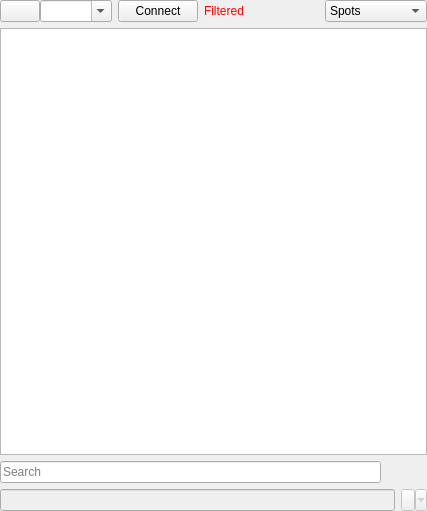
<?xml version="1.0" encoding="UTF-8"?>
<ui version="4.0">
 <class>DxWidget</class>
 <widget class="QWidget" name="DxWidget">
  <property name="geometry">
   <rect>
    <x>0</x>
    <y>0</y>
    <width>427</width>
    <height>511</height>
   </rect>
  </property>
  <property name="focusPolicy">
   <enum>Qt::NoFocus</enum>
  </property>
  <property name="windowTitle">
   <string notr="true">Form</string>
  </property>
  <layout class="QVBoxLayout" name="verticalLayout">
   <property name="leftMargin">
    <number>0</number>
   </property>
   <property name="topMargin">
    <number>0</number>
   </property>
   <property name="rightMargin">
    <number>0</number>
   </property>
   <property name="bottomMargin">
    <number>0</number>
   </property>
   <item>
    <layout class="QHBoxLayout" name="horizontalLayout">
     <item>
      <layout class="QHBoxLayout" name="horizontalLayout_2">
       <property name="spacing">
        <number>0</number>
       </property>
       <property name="rightMargin">
        <number>0</number>
       </property>
       <item>
        <widget class="QPushButton" name="menuButton">
         <property name="sizePolicy">
          <sizepolicy hsizetype="Minimum" vsizetype="Preferred">
           <horstretch>0</horstretch>
           <verstretch>0</verstretch>
          </sizepolicy>
         </property>
         <property name="focusPolicy">
          <enum>Qt::ClickFocus</enum>
         </property>
         <property name="contextMenuPolicy">
          <enum>Qt::ActionsContextMenu</enum>
         </property>
         <property name="styleSheet">
          <string notr="true">::menu-indicator{ image: none; }</string>
         </property>
         <property name="text">
          <string/>
         </property>
         <property name="icon">
          <iconset resource="../res/icons/icons.qrc">
           <normaloff>:/icons/menu.svg</normaloff>:/icons/menu.svg</iconset>
         </property>
        </widget>
       </item>
       <item>
        <widget class="QComboBox" name="serverSelect">
         <property name="focusPolicy">
          <enum>Qt::ClickFocus</enum>
         </property>
         <property name="contextMenuPolicy">
          <enum>Qt::DefaultContextMenu</enum>
         </property>
         <property name="toolTip">
          <string>Insert a &lt;b&gt;hostname:port&lt;/b&gt; of DXC Server.</string>
         </property>
         <property name="inputMethodHints">
          <set>Qt::ImhNone</set>
         </property>
         <property name="editable">
          <bool>true</bool>
         </property>
         <property name="currentText">
          <string notr="true"/>
         </property>
         <property name="insertPolicy">
          <enum>QComboBox::InsertAtTop</enum>
         </property>
         <property name="sizeAdjustPolicy">
          <enum>QComboBox::AdjustToContents</enum>
         </property>
        </widget>
       </item>
      </layout>
     </item>
     <item>
      <widget class="QPushButton" name="connectButton">
       <property name="sizePolicy">
        <sizepolicy hsizetype="Maximum" vsizetype="Preferred">
         <horstretch>0</horstretch>
         <verstretch>0</verstretch>
        </sizepolicy>
       </property>
       <property name="focusPolicy">
        <enum>Qt::ClickFocus</enum>
       </property>
       <property name="text">
        <string>Connect</string>
       </property>
      </widget>
     </item>
     <item>
      <widget class="QLabel" name="filteredLabel">
       <property name="sizePolicy">
        <sizepolicy hsizetype="Minimum" vsizetype="Preferred">
         <horstretch>0</horstretch>
         <verstretch>0</verstretch>
        </sizepolicy>
       </property>
       <property name="styleSheet">
        <string notr="true">color:red</string>
       </property>
       <property name="text">
        <string>Filtered</string>
       </property>
      </widget>
     </item>
     <item>
      <spacer name="horizontalSpacer">
       <property name="orientation">
        <enum>Qt::Horizontal</enum>
       </property>
       <property name="sizeHint" stdset="0">
        <size>
         <width>40</width>
         <height>20</height>
        </size>
       </property>
      </spacer>
     </item>
     <item>
      <widget class="QComboBox" name="viewModeCombo">
       <property name="sizePolicy">
        <sizepolicy hsizetype="Preferred" vsizetype="Preferred">
         <horstretch>0</horstretch>
         <verstretch>0</verstretch>
        </sizepolicy>
       </property>
       <property name="focusPolicy">
        <enum>Qt::ClickFocus</enum>
       </property>
       <item>
        <property name="text">
         <string>Spots</string>
        </property>
       </item>
       <item>
        <property name="text">
         <string>WCY</string>
        </property>
       </item>
       <item>
        <property name="text">
         <string>WWV</string>
        </property>
       </item>
       <item>
        <property name="text">
         <string>To All</string>
        </property>
       </item>
       <item>
        <property name="text">
         <string>Console</string>
        </property>
       </item>
       <item>
        <property name="text">
         <string>15-min Trend</string>
        </property>
       </item>
      </widget>
     </item>
    </layout>
   </item>
   <item>
    <widget class="QStackedWidget" name="stack">
     <property name="currentIndex">
      <number>0</number>
     </property>
     <widget class="QWidget" name="spotPage">
      <layout class="QGridLayout" name="gridLayout">
       <property name="leftMargin">
        <number>0</number>
       </property>
       <property name="topMargin">
        <number>0</number>
       </property>
       <property name="rightMargin">
        <number>0</number>
       </property>
       <property name="bottomMargin">
        <number>0</number>
       </property>
       <item row="0" column="0">
        <widget class="QTableView" name="dxTable">
         <property name="focusPolicy">
          <enum>Qt::ClickFocus</enum>
         </property>
         <property name="contextMenuPolicy">
          <enum>Qt::ActionsContextMenu</enum>
         </property>
         <property name="editTriggers">
          <set>QAbstractItemView::AnyKeyPressed|QAbstractItemView::DoubleClicked</set>
         </property>
         <property name="tabKeyNavigation">
          <bool>false</bool>
         </property>
         <property name="showDropIndicator" stdset="0">
          <bool>false</bool>
         </property>
         <property name="dragDropOverwriteMode">
          <bool>false</bool>
         </property>
         <property name="alternatingRowColors">
          <bool>true</bool>
         </property>
         <property name="selectionMode">
          <enum>QAbstractItemView::SingleSelection</enum>
         </property>
         <property name="selectionBehavior">
          <enum>QAbstractItemView::SelectRows</enum>
         </property>
         <property name="verticalScrollMode">
          <enum>QAbstractItemView::ScrollPerPixel</enum>
         </property>
         <property name="horizontalScrollMode">
          <enum>QAbstractItemView::ScrollPerPixel</enum>
         </property>
         <attribute name="horizontalHeaderMinimumSectionSize">
          <number>24</number>
         </attribute>
         <attribute name="horizontalHeaderDefaultSectionSize">
          <number>80</number>
         </attribute>
         <attribute name="horizontalHeaderHighlightSections">
          <bool>false</bool>
         </attribute>
         <attribute name="horizontalHeaderStretchLastSection">
          <bool>true</bool>
         </attribute>
         <attribute name="verticalHeaderVisible">
          <bool>false</bool>
         </attribute>
         <attribute name="verticalHeaderMinimumSectionSize">
          <number>20</number>
         </attribute>
         <attribute name="verticalHeaderDefaultSectionSize">
          <number>20</number>
         </attribute>
        </widget>
       </item>
       <item row="1" column="0">
        <layout class="QHBoxLayout" name="searchLayout">
         <property name="topMargin">
          <number>0</number>
         </property>
         <item>
          <widget class="QLineEdit" name="searchEdit">
           <property name="focusPolicy">
            <enum>Qt::ClickFocus</enum>
           </property>
           <property name="toolTip">
            <string>Full-text search</string>
           </property>
           <property name="placeholderText">
            <string>Search</string>
           </property>
           <property name="clearButtonEnabled">
            <bool>true</bool>
           </property>
          </widget>
         </item>
         <item>
          <widget class="QPushButton" name="searchCloseButton">
           <property name="toolTip">
            <string>Close Search</string>
           </property>
           <property name="text">
            <string/>
           </property>
           <property name="icon">
            <iconset resource="../res/icons/icons.qrc">
             <normaloff>:/icons/cancel-24px.svg</normaloff>:/icons/cancel-24px.svg</iconset>
           </property>
           <property name="flat">
            <bool>true</bool>
           </property>
          </widget>
         </item>
        </layout>
       </item>
      </layout>
     </widget>
     <widget class="QWidget" name="wcyPage">
      <layout class="QGridLayout" name="gridLayout_3">
       <property name="leftMargin">
        <number>0</number>
       </property>
       <property name="topMargin">
        <number>0</number>
       </property>
       <property name="rightMargin">
        <number>0</number>
       </property>
       <property name="bottomMargin">
        <number>0</number>
       </property>
       <item row="0" column="0">
        <widget class="QTableView" name="wcyTable">
         <property name="contextMenuPolicy">
          <enum>Qt::ActionsContextMenu</enum>
         </property>
         <property name="editTriggers">
          <set>QAbstractItemView::NoEditTriggers</set>
         </property>
         <property name="tabKeyNavigation">
          <bool>false</bool>
         </property>
         <property name="showDropIndicator" stdset="0">
          <bool>false</bool>
         </property>
         <property name="alternatingRowColors">
          <bool>true</bool>
         </property>
         <property name="selectionMode">
          <enum>QAbstractItemView::SingleSelection</enum>
         </property>
         <property name="selectionBehavior">
          <enum>QAbstractItemView::SelectRows</enum>
         </property>
         <property name="verticalScrollMode">
          <enum>QAbstractItemView::ScrollPerPixel</enum>
         </property>
         <property name="horizontalScrollMode">
          <enum>QAbstractItemView::ScrollPerItem</enum>
         </property>
         <attribute name="horizontalHeaderMinimumSectionSize">
          <number>40</number>
         </attribute>
         <attribute name="horizontalHeaderDefaultSectionSize">
          <number>70</number>
         </attribute>
         <attribute name="horizontalHeaderHighlightSections">
          <bool>true</bool>
         </attribute>
         <attribute name="horizontalHeaderStretchLastSection">
          <bool>true</bool>
         </attribute>
         <attribute name="verticalHeaderVisible">
          <bool>false</bool>
         </attribute>
         <attribute name="verticalHeaderMinimumSectionSize">
          <number>20</number>
         </attribute>
         <attribute name="verticalHeaderDefaultSectionSize">
          <number>20</number>
         </attribute>
        </widget>
       </item>
      </layout>
     </widget>
     <widget class="QWidget" name="wwvPage">
      <layout class="QGridLayout" name="gridLayout_4">
       <property name="leftMargin">
        <number>0</number>
       </property>
       <property name="topMargin">
        <number>0</number>
       </property>
       <property name="rightMargin">
        <number>0</number>
       </property>
       <property name="bottomMargin">
        <number>0</number>
       </property>
       <item row="0" column="0">
        <widget class="QTableView" name="wwvTable">
         <property name="contextMenuPolicy">
          <enum>Qt::ActionsContextMenu</enum>
         </property>
         <property name="editTriggers">
          <set>QAbstractItemView::NoEditTriggers</set>
         </property>
         <property name="tabKeyNavigation">
          <bool>false</bool>
         </property>
         <property name="showDropIndicator" stdset="0">
          <bool>false</bool>
         </property>
         <property name="dragDropOverwriteMode">
          <bool>false</bool>
         </property>
         <property name="alternatingRowColors">
          <bool>true</bool>
         </property>
         <property name="selectionMode">
          <enum>QAbstractItemView::SingleSelection</enum>
         </property>
         <property name="selectionBehavior">
          <enum>QAbstractItemView::SelectRows</enum>
         </property>
         <property name="verticalScrollMode">
          <enum>QAbstractItemView::ScrollPerPixel</enum>
         </property>
         <property name="horizontalScrollMode">
          <enum>QAbstractItemView::ScrollPerPixel</enum>
         </property>
         <attribute name="horizontalHeaderDefaultSectionSize">
          <number>70</number>
         </attribute>
         <attribute name="horizontalHeaderStretchLastSection">
          <bool>true</bool>
         </attribute>
         <attribute name="verticalHeaderVisible">
          <bool>false</bool>
         </attribute>
        </widget>
       </item>
      </layout>
     </widget>
     <widget class="QWidget" name="toAllPage">
      <layout class="QGridLayout" name="gridLayout_5">
       <property name="leftMargin">
        <number>0</number>
       </property>
       <property name="topMargin">
        <number>0</number>
       </property>
       <property name="rightMargin">
        <number>0</number>
       </property>
       <property name="bottomMargin">
        <number>0</number>
       </property>
       <item row="0" column="0">
        <widget class="QTableView" name="toAllTable">
         <property name="contextMenuPolicy">
          <enum>Qt::ActionsContextMenu</enum>
         </property>
         <property name="editTriggers">
          <set>QAbstractItemView::NoEditTriggers</set>
         </property>
         <property name="tabKeyNavigation">
          <bool>false</bool>
         </property>
         <property name="showDropIndicator" stdset="0">
          <bool>false</bool>
         </property>
         <property name="dragDropOverwriteMode">
          <bool>false</bool>
         </property>
         <property name="alternatingRowColors">
          <bool>true</bool>
         </property>
         <property name="selectionMode">
          <enum>QAbstractItemView::SingleSelection</enum>
         </property>
         <property name="selectionBehavior">
          <enum>QAbstractItemView::SelectRows</enum>
         </property>
         <property name="verticalScrollMode">
          <enum>QAbstractItemView::ScrollPerPixel</enum>
         </property>
         <property name="horizontalScrollMode">
          <enum>QAbstractItemView::ScrollPerPixel</enum>
         </property>
         <attribute name="horizontalHeaderDefaultSectionSize">
          <number>70</number>
         </attribute>
         <attribute name="horizontalHeaderStretchLastSection">
          <bool>true</bool>
         </attribute>
         <attribute name="verticalHeaderVisible">
          <bool>false</bool>
         </attribute>
        </widget>
       </item>
      </layout>
     </widget>
     <widget class="QWidget" name="consolePage">
      <property name="contextMenuPolicy">
       <enum>Qt::ActionsContextMenu</enum>
      </property>
      <layout class="QGridLayout" name="gridLayout_2">
       <property name="leftMargin">
        <number>0</number>
       </property>
       <property name="topMargin">
        <number>0</number>
       </property>
       <property name="rightMargin">
        <number>0</number>
       </property>
       <property name="bottomMargin">
        <number>0</number>
       </property>
       <item row="0" column="0">
        <widget class="QPlainTextEdit" name="log">
         <property name="font">
          <font>
           <pointsize>12</pointsize>
           <kerning>true</kerning>
          </font>
         </property>
         <property name="focusPolicy">
          <enum>Qt::ClickFocus</enum>
         </property>
         <property name="readOnly">
          <bool>true</bool>
         </property>
         <property name="plainText">
          <string notr="true"/>
         </property>
        </widget>
       </item>
      </layout>
     </widget>
     <widget class="QWidget" name="trendPage">
      <layout class="QGridLayout" name="gridLayout_6">
       <property name="leftMargin">
        <number>0</number>
       </property>
       <property name="topMargin">
        <number>0</number>
       </property>
       <property name="rightMargin">
        <number>0</number>
       </property>
       <property name="bottomMargin">
        <number>0</number>
       </property>
       <item row="0" column="0">
        <widget class="QTableWidget" name="trendTable">
         <property name="focusPolicy">
          <enum>Qt::NoFocus</enum>
         </property>
         <property name="editTriggers">
          <set>QAbstractItemView::NoEditTriggers</set>
         </property>
         <property name="tabKeyNavigation">
          <bool>false</bool>
         </property>
         <property name="showDropIndicator" stdset="0">
          <bool>false</bool>
         </property>
         <property name="dragDropOverwriteMode">
          <bool>false</bool>
         </property>
         <property name="selectionMode">
          <enum>QAbstractItemView::NoSelection</enum>
         </property>
         <property name="verticalScrollMode">
          <enum>QAbstractItemView::ScrollPerPixel</enum>
         </property>
         <property name="horizontalScrollMode">
          <enum>QAbstractItemView::ScrollPerPixel</enum>
         </property>
        </widget>
       </item>
      </layout>
     </widget>
    </widget>
   </item>
   <item>
    <layout class="QHBoxLayout" name="horizontalLayout_3">
     <property name="topMargin">
      <number>0</number>
     </property>
     <item>
      <widget class="QLineEdit" name="commandEdit">
       <property name="enabled">
        <bool>false</bool>
       </property>
       <property name="focusPolicy">
        <enum>Qt::ClickFocus</enum>
       </property>
       <property name="toolTip">
        <string>Send DX Cluster Command</string>
       </property>
       <property name="clearButtonEnabled">
        <bool>true</bool>
       </property>
      </widget>
     </item>
     <item>
      <widget class="QToolButton" name="commandButton">
       <property name="enabled">
        <bool>false</bool>
       </property>
       <property name="sizePolicy">
        <sizepolicy hsizetype="Fixed" vsizetype="Preferred">
         <horstretch>0</horstretch>
         <verstretch>0</verstretch>
        </sizepolicy>
       </property>
       <property name="focusPolicy">
        <enum>Qt::NoFocus</enum>
       </property>
       <property name="text">
        <string/>
       </property>
       <property name="popupMode">
        <enum>QToolButton::MenuButtonPopup</enum>
       </property>
       <property name="toolButtonStyle">
        <enum>Qt::ToolButtonTextOnly</enum>
       </property>
      </widget>
     </item>
    </layout>
   </item>
  </layout>
  <action name="actionFilter">
   <property name="icon">
    <iconset resource="../res/icons/icons.qrc">
     <normaloff>:/icons/filter_list-24px.svg</normaloff>:/icons/filter_list-24px.svg</iconset>
   </property>
   <property name="text">
    <string>Filter...</string>
   </property>
   <property name="toolTip">
    <string>Filter DXC</string>
   </property>
  </action>
  <action name="actionSpotQSO">
   <property name="text">
    <string>Spot Last QSO</string>
   </property>
   <property name="toolTip">
    <string>Send last QSO spot</string>
   </property>
  </action>
  <action name="actionShowHFStats">
   <property name="text">
    <string>Show HF Stats</string>
   </property>
  </action>
  <action name="actionShowVHFStats">
   <property name="text">
    <string>Show VHF Stats</string>
   </property>
  </action>
  <action name="actionShowWCY">
   <property name="text">
    <string>Show WCY</string>
   </property>
  </action>
  <action name="actionShowWWV">
   <property name="text">
    <string>Show WWV</string>
   </property>
  </action>
  <action name="actionDisplayedColumns">
   <property name="text">
    <string>Column Visibility...</string>
   </property>
   <property name="toolTip">
    <string>Which columns should be displayed</string>
   </property>
  </action>
  <action name="actionConnectOnStartup">
   <property name="checkable">
    <bool>true</bool>
   </property>
   <property name="text">
    <string>Connect on startup</string>
   </property>
   <property name="toolTip">
    <string>Automatic connection after start</string>
   </property>
  </action>
  <action name="actionDeleteServer">
   <property name="text">
    <string>Delete Server</string>
   </property>
   <property name="toolTip">
    <string>DXC - Delete Server</string>
   </property>
  </action>
  <action name="actionForgetPassword">
   <property name="text">
    <string>Clear Password</string>
   </property>
  </action>
  <action name="actionKeepSpots">
   <property name="checkable">
    <bool>true</bool>
   </property>
   <property name="text">
    <string>Keep Spots</string>
   </property>
   <property name="toolTip">
    <string>Spots are not cleared when connecting to a new DX Cluster.</string>
   </property>
  </action>
  <action name="actionClear">
   <property name="text">
    <string>Clear</string>
   </property>
   <property name="toolTip">
    <string>Clear all data</string>
   </property>
  </action>
  <action name="actionSearch">
   <property name="text">
    <string>Search...</string>
   </property>
   <property name="toolTip">
    <string>DXC - Search</string>
   </property>
   <property name="shortcut">
    <string notr="true">Ctrl+D</string>
   </property>
   <property name="shortcutContext">
    <enum>Qt::ApplicationShortcut</enum>
   </property>
   <property name="changeableshortcut" stdset="0">
    <bool>true</bool>
   </property>
  </action>
 </widget>
 <resources>
  <include location="../res/icons/icons.qrc"/>
 </resources>
 <connections>
  <connection>
   <sender>connectButton</sender>
   <signal>clicked()</signal>
   <receiver>DxWidget</receiver>
   <slot>toggleConnect()</slot>
   <hints>
    <hint type="sourcelabel">
     <x>172</x>
     <y>25</y>
    </hint>
    <hint type="destinationlabel">
     <x>367</x>
     <y>149</y>
    </hint>
   </hints>
  </connection>
  <connection>
   <sender>commandEdit</sender>
   <signal>returnPressed()</signal>
   <receiver>DxWidget</receiver>
   <slot>send()</slot>
   <hints>
    <hint type="sourcelabel">
     <x>249</x>
     <y>509</y>
    </hint>
    <hint type="destinationlabel">
     <x>367</x>
     <y>149</y>
    </hint>
   </hints>
  </connection>
  <connection>
   <sender>dxTable</sender>
   <signal>doubleClicked(QModelIndex)</signal>
   <receiver>DxWidget</receiver>
   <slot>entryDoubleClicked(QModelIndex)</slot>
   <hints>
    <hint type="sourcelabel">
     <x>340</x>
     <y>272</y>
    </hint>
    <hint type="destinationlabel">
     <x>456</x>
     <y>255</y>
    </hint>
   </hints>
  </connection>
  <connection>
   <sender>actionFilter</sender>
   <signal>triggered()</signal>
   <receiver>DxWidget</receiver>
   <slot>actionFilter()</slot>
   <hints>
    <hint type="sourcelabel">
     <x>-1</x>
     <y>-1</y>
    </hint>
    <hint type="destinationlabel">
     <x>456</x>
     <y>255</y>
    </hint>
   </hints>
  </connection>
  <connection>
   <sender>serverSelect</sender>
   <signal>editTextChanged(QString)</signal>
   <receiver>DxWidget</receiver>
   <slot>adjusteServerSelectSize(QString)</slot>
   <hints>
    <hint type="sourcelabel">
     <x>44</x>
     <y>25</y>
    </hint>
    <hint type="destinationlabel">
     <x>456</x>
     <y>255</y>
    </hint>
   </hints>
  </connection>
  <connection>
   <sender>serverSelect</sender>
   <signal>currentIndexChanged(int)</signal>
   <receiver>DxWidget</receiver>
   <slot>serverSelectChanged(int)</slot>
   <hints>
    <hint type="sourcelabel">
     <x>44</x>
     <y>25</y>
    </hint>
    <hint type="destinationlabel">
     <x>456</x>
     <y>255</y>
    </hint>
   </hints>
  </connection>
  <connection>
   <sender>actionSpotQSO</sender>
   <signal>triggered()</signal>
   <receiver>DxWidget</receiver>
   <slot>actionCommandSpotQSO()</slot>
   <hints>
    <hint type="sourcelabel">
     <x>-1</x>
     <y>-1</y>
    </hint>
    <hint type="destinationlabel">
     <x>170</x>
     <y>255</y>
    </hint>
   </hints>
  </connection>
  <connection>
   <sender>actionShowHFStats</sender>
   <signal>triggered()</signal>
   <receiver>DxWidget</receiver>
   <slot>actionCommandShowHFStats()</slot>
   <hints>
    <hint type="sourcelabel">
     <x>-1</x>
     <y>-1</y>
    </hint>
    <hint type="destinationlabel">
     <x>170</x>
     <y>255</y>
    </hint>
   </hints>
  </connection>
  <connection>
   <sender>actionShowVHFStats</sender>
   <signal>triggered()</signal>
   <receiver>DxWidget</receiver>
   <slot>actionCommandShowVHFStats()</slot>
   <hints>
    <hint type="sourcelabel">
     <x>-1</x>
     <y>-1</y>
    </hint>
    <hint type="destinationlabel">
     <x>170</x>
     <y>255</y>
    </hint>
   </hints>
  </connection>
  <connection>
   <sender>actionShowWCY</sender>
   <signal>triggered()</signal>
   <receiver>DxWidget</receiver>
   <slot>actionCommandShowWCY()</slot>
   <hints>
    <hint type="sourcelabel">
     <x>-1</x>
     <y>-1</y>
    </hint>
    <hint type="destinationlabel">
     <x>170</x>
     <y>255</y>
    </hint>
   </hints>
  </connection>
  <connection>
   <sender>actionShowWWV</sender>
   <signal>triggered()</signal>
   <receiver>DxWidget</receiver>
   <slot>actionCommandShowWWV()</slot>
   <hints>
    <hint type="sourcelabel">
     <x>-1</x>
     <y>-1</y>
    </hint>
    <hint type="destinationlabel">
     <x>170</x>
     <y>255</y>
    </hint>
   </hints>
  </connection>
  <connection>
   <sender>viewModeCombo</sender>
   <signal>currentIndexChanged(int)</signal>
   <receiver>DxWidget</receiver>
   <slot>viewModeChanged(int)</slot>
   <hints>
    <hint type="sourcelabel">
     <x>339</x>
     <y>25</y>
    </hint>
    <hint type="destinationlabel">
     <x>170</x>
     <y>255</y>
    </hint>
   </hints>
  </connection>
  <connection>
   <sender>actionDisplayedColumns</sender>
   <signal>triggered()</signal>
   <receiver>DxWidget</receiver>
   <slot>displayedColumns()</slot>
   <hints>
    <hint type="sourcelabel">
     <x>-1</x>
     <y>-1</y>
    </hint>
    <hint type="destinationlabel">
     <x>170</x>
     <y>255</y>
    </hint>
   </hints>
  </connection>
  <connection>
   <sender>actionConnectOnStartup</sender>
   <signal>changed()</signal>
   <receiver>DxWidget</receiver>
   <slot>actionConnectOnStartup()</slot>
   <hints>
    <hint type="sourcelabel">
     <x>-1</x>
     <y>-1</y>
    </hint>
    <hint type="destinationlabel">
     <x>170</x>
     <y>255</y>
    </hint>
   </hints>
  </connection>
  <connection>
   <sender>actionDeleteServer</sender>
   <signal>triggered()</signal>
   <receiver>DxWidget</receiver>
   <slot>actionDeleteServer()</slot>
   <hints>
    <hint type="sourcelabel">
     <x>-1</x>
     <y>-1</y>
    </hint>
    <hint type="destinationlabel">
     <x>170</x>
     <y>255</y>
    </hint>
   </hints>
  </connection>
  <connection>
   <sender>actionForgetPassword</sender>
   <signal>triggered()</signal>
   <receiver>DxWidget</receiver>
   <slot>actionForgetPassword()</slot>
   <hints>
    <hint type="sourcelabel">
     <x>-1</x>
     <y>-1</y>
    </hint>
    <hint type="destinationlabel">
     <x>170</x>
     <y>255</y>
    </hint>
   </hints>
  </connection>
  <connection>
   <sender>actionKeepSpots</sender>
   <signal>triggered()</signal>
   <receiver>DxWidget</receiver>
   <slot>actionKeepSpots()</slot>
   <hints>
    <hint type="sourcelabel">
     <x>-1</x>
     <y>-1</y>
    </hint>
    <hint type="destinationlabel">
     <x>170</x>
     <y>255</y>
    </hint>
   </hints>
  </connection>
  <connection>
   <sender>actionClear</sender>
   <signal>triggered()</signal>
   <receiver>DxWidget</receiver>
   <slot>actionClear()</slot>
   <hints>
    <hint type="sourcelabel">
     <x>-1</x>
     <y>-1</y>
    </hint>
    <hint type="destinationlabel">
     <x>170</x>
     <y>255</y>
    </hint>
   </hints>
  </connection>
  <connection>
   <sender>actionSearch</sender>
   <signal>triggered()</signal>
   <receiver>DxWidget</receiver>
   <slot>setSearchVisible()</slot>
   <hints>
    <hint type="sourcelabel">
     <x>-1</x>
     <y>-1</y>
    </hint>
    <hint type="destinationlabel">
     <x>170</x>
     <y>255</y>
    </hint>
   </hints>
  </connection>
  <connection>
   <sender>searchCloseButton</sender>
   <signal>clicked()</signal>
   <receiver>DxWidget</receiver>
   <slot>setSearchClosed()</slot>
   <hints>
    <hint type="sourcelabel">
     <x>325</x>
     <y>462</y>
    </hint>
    <hint type="destinationlabel">
     <x>170</x>
     <y>255</y>
    </hint>
   </hints>
  </connection>
  <connection>
   <sender>searchEdit</sender>
   <signal>textChanged(QString)</signal>
   <receiver>DxWidget</receiver>
   <slot>setSearch(QString)</slot>
   <hints>
    <hint type="sourcelabel">
     <x>170</x>
     <y>463</y>
    </hint>
    <hint type="destinationlabel">
     <x>170</x>
     <y>255</y>
    </hint>
   </hints>
  </connection>
  <connection>
   <sender>trendTable</sender>
   <signal>cellDoubleClicked(int,int)</signal>
   <receiver>DxWidget</receiver>
   <slot>trendDoubleClicked(int,int)</slot>
   <hints>
    <hint type="sourcelabel">
     <x>170</x>
     <y>255</y>
    </hint>
    <hint type="destinationlabel">
     <x>170</x>
     <y>255</y>
    </hint>
   </hints>
  </connection>
 </connections>
 <slots>
  <slot>send()</slot>
  <slot>toggleConnect()</slot>
  <slot>viewModeChanged(int)</slot>
  <slot>entryDoubleClicked(QModelIndex)</slot>
  <slot>actionFilter()</slot>
  <slot>actionPhoneFilter()</slot>
  <slot>actionFT8Filter()</slot>
  <slot>actionPhoneFilter(bool)</slot>
  <slot>adjusteServerSelectSize(QString)</slot>
  <slot>serverSelectChanged(int)</slot>
  <slot>actionCommandSpotQSO()</slot>
  <slot>actionCommandShowHFStats()</slot>
  <slot>actionCommandShowVHFStats()</slot>
  <slot>actionCommandShowWCY()</slot>
  <slot>actionCommandShowWWV()</slot>
  <slot>displayedColumns()</slot>
  <slot>actionConnectOnStartup()</slot>
  <slot>actionDeleteServer()</slot>
  <slot>actionForgetPassword()</slot>
  <slot>actionKeepSpots()</slot>
  <slot>actionClear()</slot>
  <slot>setSearch(QString)</slot>
  <slot>setSearchVisible()</slot>
  <slot>setSearchClosed()</slot>
  <slot>trendDoubleClicked(int,int)</slot>
 </slots>
</ui>
